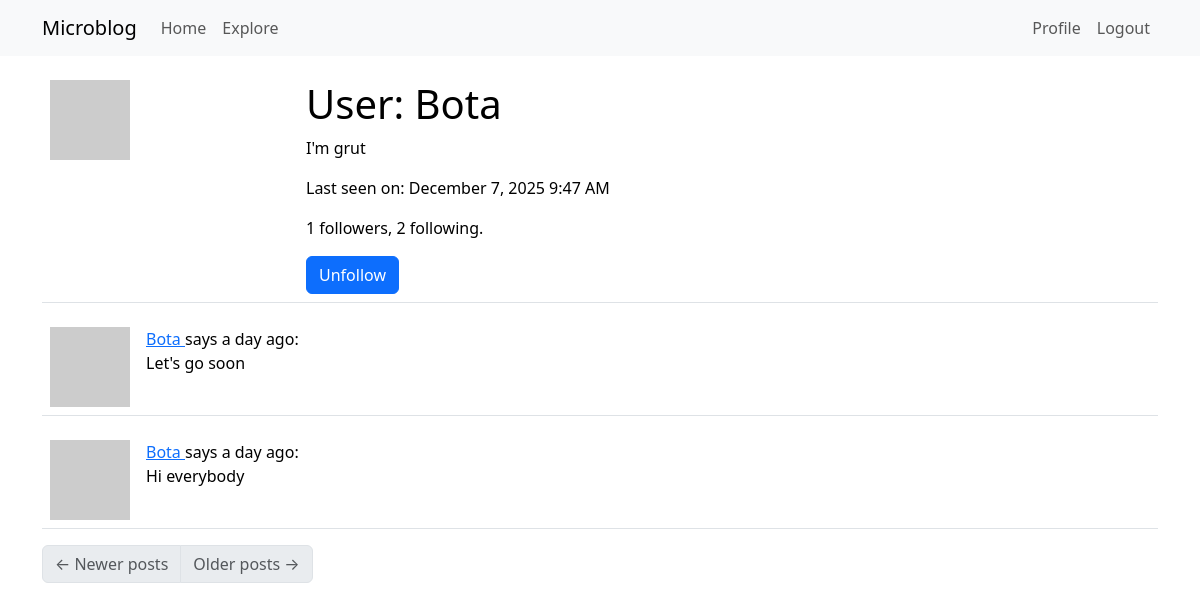
/user/Bota (signed in), run on an earlier commit of the app's database.
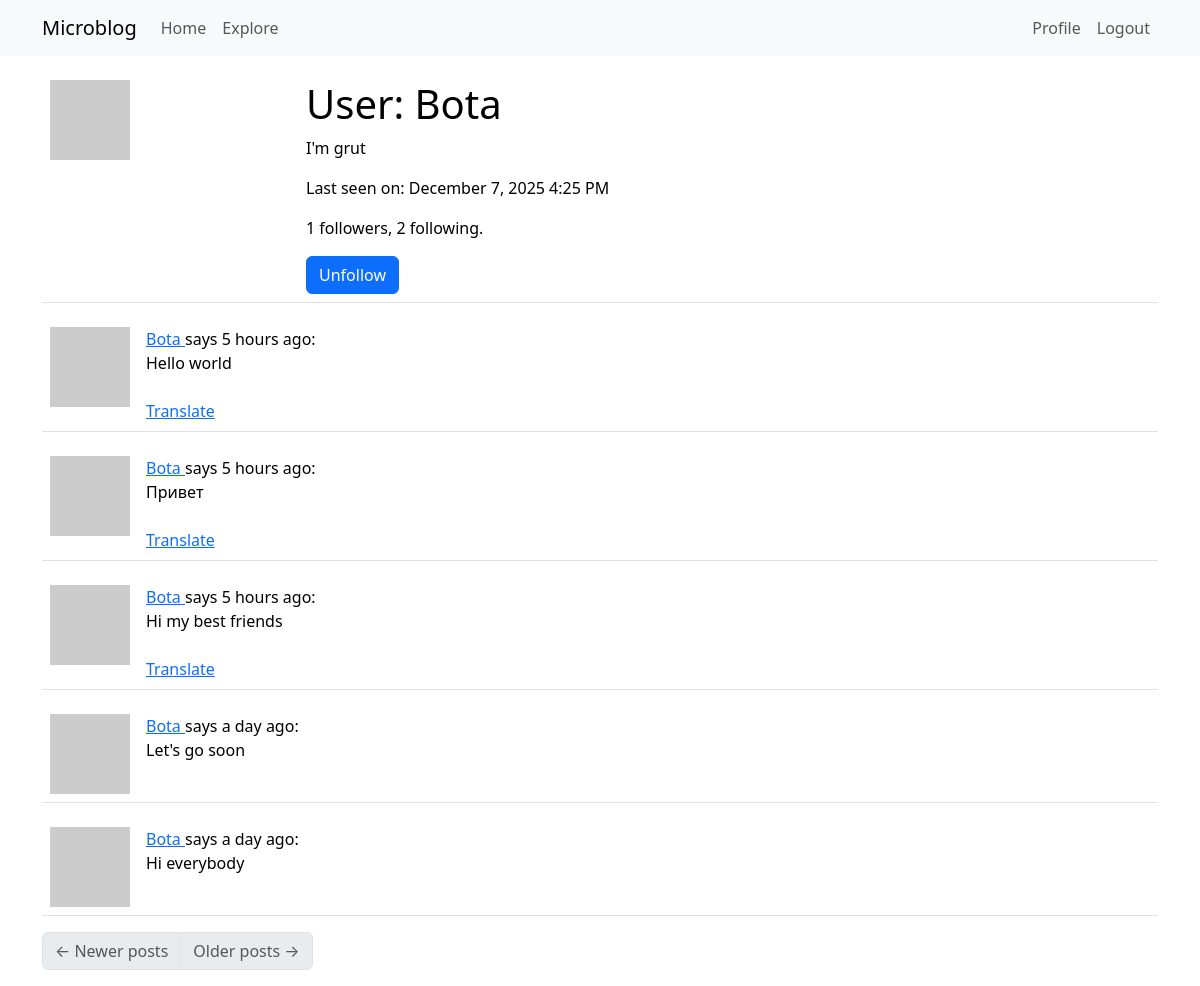
And on a later commit of the database.
### app/models.py (models this page shows, shortened)
class User(UserMixin, db.Model):
    id: so.Mapped[int] = so.mapped_column(primary_key=True)
    username: so.Mapped[str] = so.mapped_column(
        sa.String(64),
        index=True,
        unique=True,
    )
    email: so.Mapped[str] = so.mapped_column(
        sa.String(120),
        index=True,
        unique=True,
    )
    password_hash: so.Mapped[Optional[str]] = so.mapped_column(sa.String(260))
    about_me: so.Mapped[Optional[str]] = so.mapped_column(sa.String(200))
    last_seen: so.Mapped[Optional[datetime]] = so.mapped_column(
        default=lambda: datetime.now(timezone.utc)
    )
    posts: so.WriteOnlyMapped["Post"] = so.relationship(back_populates="author")
    following: so.WriteOnlyMapped["User"] = so.relationship(
        secondary=followers,
        primaryjoin=(followers.c.follower_id == id),
        secondaryjoin=(followers.c.followed_id == id),
        back_populates="followers",
    )
    followers: so.WriteOnlyMapped["User"] = so.relationship(
        secondary=followers,
        primaryjoin=(followers.c.followed_id == id),
        secondaryjoin=(followers.c.follower_id == id),
        back_populates="following",
    )
    def avatar(self, size):
        digest = md5(self.email.lower().encode("utf-8")).hexdigest()
        return f"https://www.gravatar.com/avatar/{digest}?d=identicon&s={size}"
    def is_following(self, user: "User"):
        query = self.following.select().where(User.id == user.id)
        return db.session.scalar(query) is not None
    def followers_count(self):
        query = sa.select(sa.func.count()).select_from(self.followers.select().subquery())
        return db.session.scalar(query)
    def following_count(self):
        query = sa.select(sa.func.count()).select_from(self.following.select().subquery())
        return db.session.scalar(query)

class Post(db.Model):
    id: so.Mapped[int] = so.mapped_column(primary_key=True)
    body: so.Mapped[str] = so.mapped_column(sa.String(200))
    timestamp: so.Mapped[datetime] = so.mapped_column(
        index=True,
        default=lambda: datetime.now(timezone.utc),
    )
    language: so.Mapped[Optional[str]] = so.mapped_column(sa.String(5))
    user_id: so.Mapped[int] = so.mapped_column(sa.ForeignKey(User.id), index=True)
    author: so.Mapped[User] = so.relationship(back_populates="posts")

### app/main/routes.py (the view)
@bp.route("/user/<username>")
@login_required
def user(username):
    user = db.first_or_404(sa.select(User).where(User.username == username))
    page = request.args.get("page", 1, type=int)
    query = user.posts.select().order_by(Post.timestamp.desc())
    posts = db.paginate(
        query,
        page=page,
        per_page=current_app.config["POSTS_PER_PAGE"],
        error_out=False,
    )
    next_url = (
        url_for(
            "main.user",
            username=user.username,
            page=posts.next_num,
        )
        if posts.has_next
        else None
    )
    prev_url = (
        url_for(
            "main.user",
            username=user.username,
            page=posts.prev_num,
        )
        if posts.has_prev
        else None
    )
    form = EmptyForm()
    return render_template(
        "user.html",
        user=user,
        posts=posts.items,
        next_url=next_url,
        prev_url=prev_url,
        form=form,
    )

### app/main/forms.py
class EmptyForm(FlaskForm):
    submit = SubmitField("Submit")

### app/__init__.py (called while the page is built)
def get_locale():
    return request.accept_languages.best_match(current_app.config["LANGUAGES"])

### app/main/routes.py (called while the page is built)
@bp.before_request
def before_request():
    if current_user.is_authenticated:
        current_user.last_seen = datetime.now(timezone.utc)
        db.session.commit()
    g.locale = str(get_locale())

### app/models.py (called while the page is built)
@login.user_loader
def load_user(id: str | int) -> "User":
    return db.session.get(User, int(id))

### app/templates/user.html (shortened to what this page needs)
{% extends "base.html" %} {% block content %}
<table class="table table-hover">
  <tr>
    <td width="256px"><img src="{{ user.avatar(256) }}" /></td>
    <td>
      <h1>User: {{ user.username }}</h1>
      {% if user.about_me %}
      <p>{{ user.about_me }}</p>
      {% endif %} {% if user.last_seen %}
      <p>Last seen on: {{ moment(user.last_seen).format('LLL') }}</p>
      {% endif %}
      <p>
        {{ user.followers_count() }} followers, {{ user.following_count() }}
        following.
      </p>
      {% if user == current_user %}
      <p><a href="{{ url_for('main.edit_profile') }}">Edit your profile</a></p>
      {% else %}
      <div>
        <form
          action="{{ url_for('main.unfollow', username=user.username) }}"
          method="post"
        >
          {{ form.hidden_tag() }} {{ form.submit(value='Unfollow', class_='btn
          btn-primary') }}
        </form>
      </div>
      {% endif %}
    </td>
  </tr>
</table>
{% for post in posts %} {% include '_post.html' %} {% endfor %}
<nav aria-label="Post navigation">
  <ul class="pagination">
    <li class="page-item{% if not prev_url %} disabled{% endif %}">
      <a class="page-link" href="{{ prev_url }}">
        <span aria-hidden="true">&larr;</span> Newer posts
      </a>
    </li>
    <li class="page-item{% if not next_url %} disabled{% endif %}">
      <a class="page-link" href="{{ next_url }}">
        Older posts <span aria-hidden="true">&rarr;</span>
      </a>
    </li>
  </ul>
</nav>
{% endblock %}

### app/templates/base.html (shortened to what this page needs)
<!DOCTYPE html>
<html lang="en">
  <head>
    <link
      href="https://cdn.jsdelivr.net/npm/bootstrap@5.3.2/dist/css/bootstrap.min.css"
      rel="stylesheet"
    />
  </head>
  <body>
    <nav class="navbar navbar-expand-lg bg-body-tertiary">
      <div class="container">
        <a class="navbar-brand" href="{{ url_for('main.index') }}">Microblog</a>
        <div class="collapse navbar-collapse" id="navbarSupportedContent">
          <ul class="navbar-nav me-auto mb-2 mb-lg-0">
            <li class="nav-item">
              <a
                class="nav-link"
                aria-current="page"
                href="{{ url_for('main.index') }}"
                >Home</a
              >
            </li>
            <li class="nav-item">
              <a
                class="nav-link"
                aria-current="page"
                href="{{ url_for('main.explore') }}"
                >Explore</a
              >
            </li>
          </ul>
          <ul class="navbar-nav mb-2 mb-lg-0">
            {% if current_user.is_anonymous %}
            <li class="nav-item">
              <a
                class="nav-link"
                aria-current="page"
                href="{{ url_for('auth.login') }}"
                >Login</a
              >
            </li>
            {% else %}
            <li class="nav-item">
              <a
                class="nav-link"
                aria-current="page"
                href="{{ url_for('main.user', username=current_user.username) }}"
                >Profile</a
              >
            </li>
            <li class="nav-item">
              <a
                class="nav-link"
                aria-current="page"
                href="{{ url_for('auth.logout') }}"
                >Logout</a
              >
            </li>
            {% endif %}
          </ul>
        </div>
      </div>
    </nav>
    <div class="container mt-3">
       {% block content %}{% endblock %}
    </div>
  </body>
</html>

### app/templates/_post.html
<table class="table table-hover">
  <tr>
    <td width="70px">
      <a href="{{ url_for('main.user', username=post.author.username) }}">
        <img src="{{ post.author.avatar(70) }}" />
      </a>
    </td>
    <td>
      <a href="{{ url_for('main.user', username=post.author.username) }}">
        {{ post.author.username }}
      </a>
      says {{ moment(post.timestamp).fromNow() }}:
      <br />
      <span id="post{{post.id}}">{{ post.body }}</span>
      {% if post.language and post.language != g.locale %}
      <br /><br />
      <span id="translation{{post.id}}">
        <a
          href="javascript:translate('post{{post.id}}', 'translation{{post.id}}');"
        >
          Translate
        </a>
      </span>
      {% endif %}
    </td>
  </tr>
</table>

What changed in the data, as far as the page shows it:
changed User "Bota": last_seen "December 7, 2025 9:47 AM" → "December 7, 2025 4:25 PM"
added Post: author.username "Bota", timestamp "5 hours ago", body "Hello world"
added Post: author.username "Bota", timestamp "5 hours ago", body "Привет"
added Post: author.username "Bota", timestamp "5 hours ago", body "Hi my best friends"
